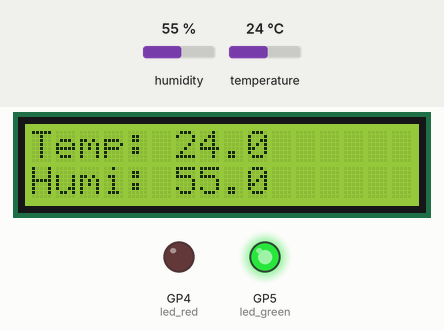
The program below on a simulated Raspberry Pi Pico running MicroPython. Shown: 16×2 character LCD, output pins drawn as LEDs (lit = HIGH). Dashed ring = blinking. Inputs (shaded band) come from the test bench; at power-on: temperature 24 °C, humidity 55 %. Library files of the repository ran but are not shown: i2c_lcd.py.

Above: at 1.2 s.
1.3 s: temperature set to 34 °C
At 2.8 s:
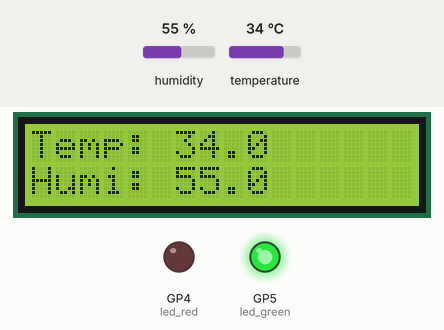
4.3 s: temperature set to 37 °C
At 6.8 s:
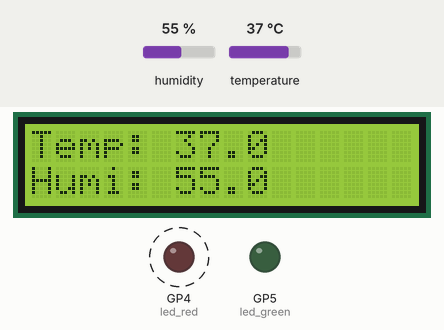
7.3 s: humidity set to 22 %
At 9.6 s:
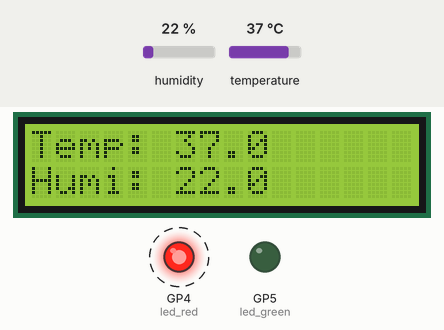
10.3 s: humidity set to 40 %
At 12.5 s:
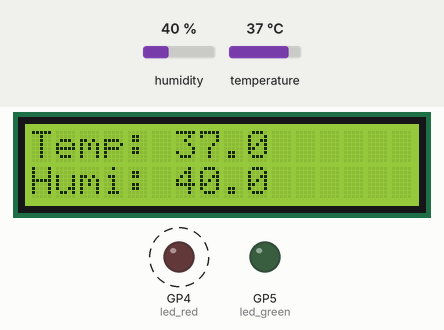
Timing chart, 0 to 14.2 s (numbered marks = the images above; inputs shaded):
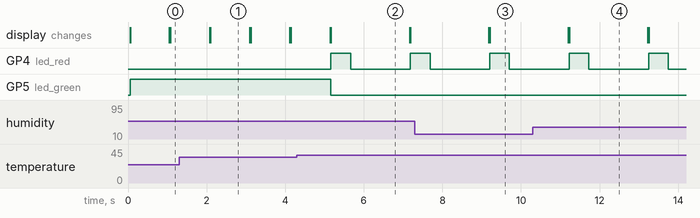

Measured:
- the behaviour switches between 35 and 36 °C on temperature (found by bisection; images 1 and 2)
- after the input at 1.3 s, the display: first differs from a run without the input after 0.80 s (image 1)
- after the input at 4.3 s, GP4 (led_red): LOW → HIGH after 0.86 s, → LOW 0.50 s later, → HIGH 1.5 s later; GP5 (led_green): HIGH → LOW after 0.86 s; the display: first differs from a run without the input after 0.86 s (image 2)
- after the input at 7.3 s, the display: first differs from a run without the input after 1.9 s (image 3)
- after the input at 10.3 s, the display: first differs from a run without the input after 0.93 s (image 4)
- what the display in image 1 shows lasts 1.0 s, from 2.1 s to 3.1 s
- what the display in image 2 shows lasts 2.0 s, from 5.2 s to 7.2 s

The program:

23_Mini_Weather_Station.py
```python
from machine import I2C, Pin
from i2c_lcd import I2cLcd
from utime import sleep
from dht import DHT11, InvalidChecksum

DEFAULT_I2C_ADDR = 0x3F                               # LCD 1602 I2C address
led_red = Pin(4,Pin.OUT)
led_green = Pin(5,Pin.OUT)
pin = Pin(2, Pin.OUT, Pin.PULL_DOWN)
dht11 = DHT11(pin)

def setup():
    global lcd
    i2c = I2C(0,sda=Pin(0),scl=Pin(1),freq=400000)
    lcd = I2cLcd(i2c, DEFAULT_I2C_ADDR, 2, 16)      # Initialize(device address, cursor settings)

def loop():
    try:
        while True:
            lcd.move_to(0,0)
            lcd.putstr("Temp: {}".format(dht11.temperature))
            lcd.move_to(0,1)
            lcd.putstr("Humi: {}".format(dht11.humidity))
            if dht11.temperature > 35 or dht11.humidity < 10:
                led_red.value(1)
                led_green.value(0)
                sleep(0.5)
                led_red.value(0)
                sleep(0.5)
            else:
                led_red.value(0)
                led_green.value(1)
            sleep(1)
            lcd.clear()
    except InvalidChecksum:
        print("Checksum from the sensor was invalid")

if __name__ == '__main__':
    setup()
    loop()
```
